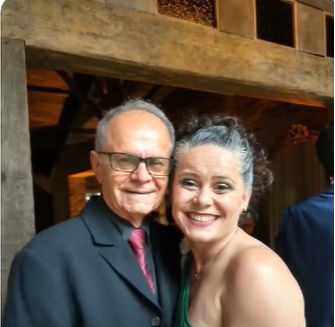
#> input picture face_detection/mororos.png, 335 x 327 px
$ python face_detection.py
#> lines starting #> are read from the running program, lines starting #| are printed output that depends on the picture; after the words box and inside, x2 and y2 are one past the last pixel; in counts of white or black regions, pixels touching at a corner belong together
import cv2 as cv

img = cv.imread("./mororos.png")
#> img is the input picture: shape (327, 335, 3); mean B, G, R 68.3, 84.2, 100.3
cv.imshow("Lady", img)

gray = cv.cvtColor(img, cv.COLOR_BGR2GRAY)
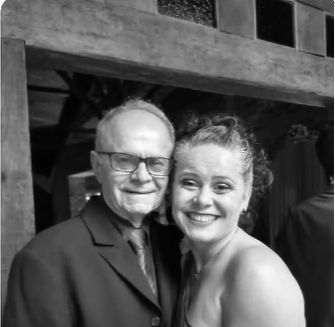
#> gray: shape (327, 335); min 1, max 255, mean 87.2
cv.imshow("Gray", gray)

haar_cascade = cv.CascadeClassifier("./haar_face.xml")

faces_rect = haar_cascade.detectMultiScale(gray, scaleFactor=1.1, minNeighbors=3)
#> faces_rect = [[99, 130, 81, 81], [162, 148, 91, 91]]

print(f"Numero de faces detectadas: {len(faces_rect)}")
#| Numero de faces detectadas: 2

for (x, y, w, h) in faces_rect:
    cv.rectangle(img, (x, y), (x+w, y+w), (0, 255, 0), thickness=2)
#> this loop made 2 passes
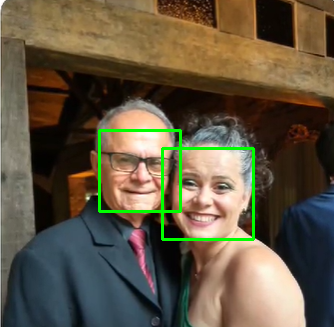
#> img: shape (327, 335, 3); 1.86% of pixels changed, all inside (x1, y1, x2, y2) = (98, 129, 255, 241)

cv.imshow("Faces", img)


cv.waitKey(0)

$ run again, with face_detection/bia.png copied over face_detection/mororos.png
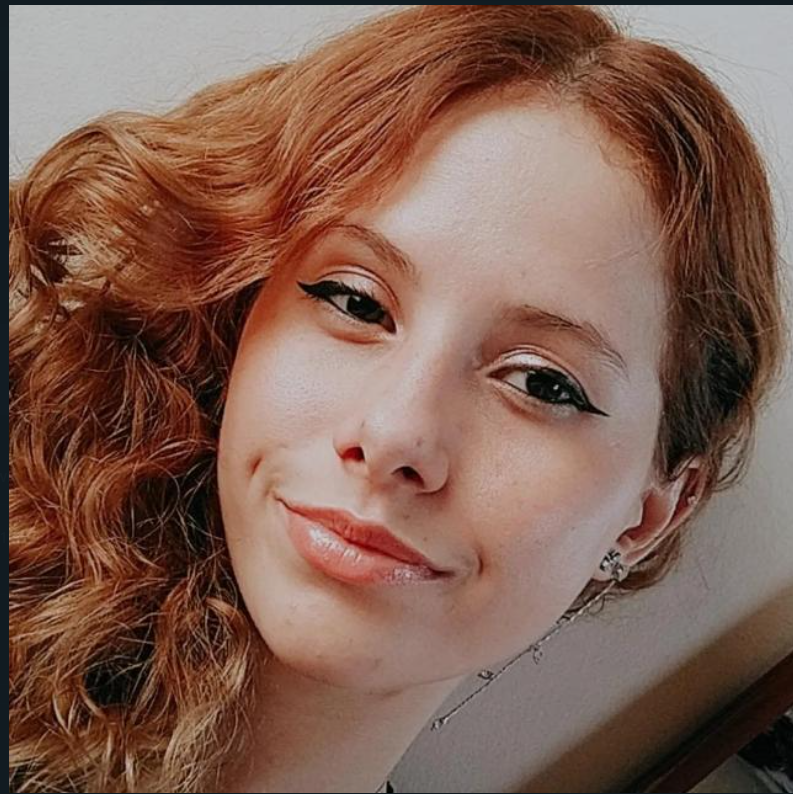
#> input picture face_detection/bia.png, 793 x 794 px
#> img is the input picture: shape (794, 793, 3); mean B, G, R 82.5, 95.7, 128.5
#> `gray = cv.cvtColor(img, cv.COLOR_BGR2GRAY)`:
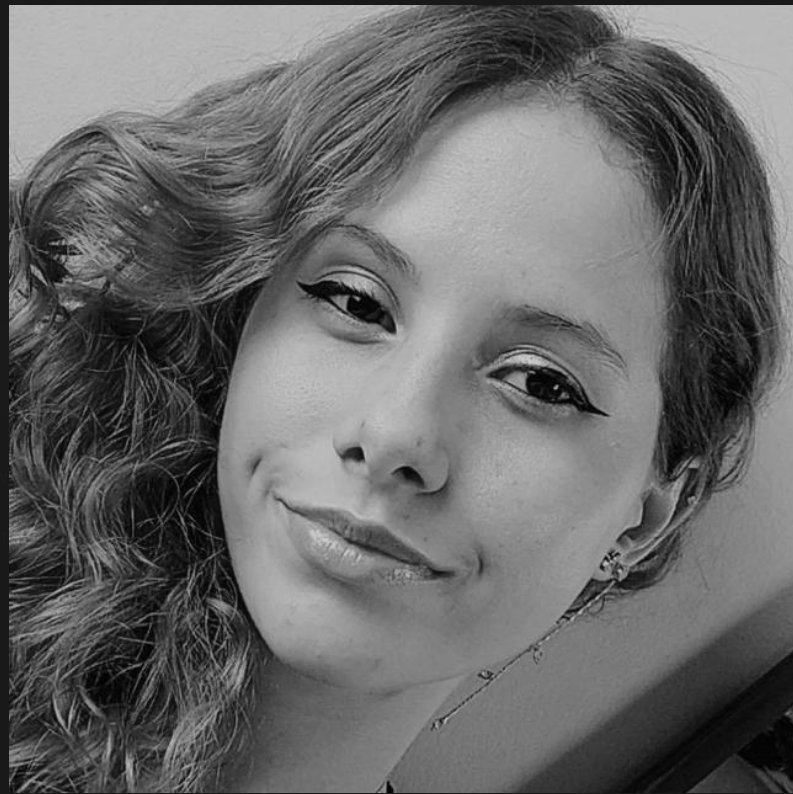
#> gray: shape (794, 793); min 1, max 208, mean 104
#> faces_rect = [[128, 109, 607, 607]]
#| Numero de faces detectadas: 1
#> the loop `for (x, y, w, h) in faces_rect:` made 1 pass
#> after the loop `for (x, y, w, h) in faces_rect:`:
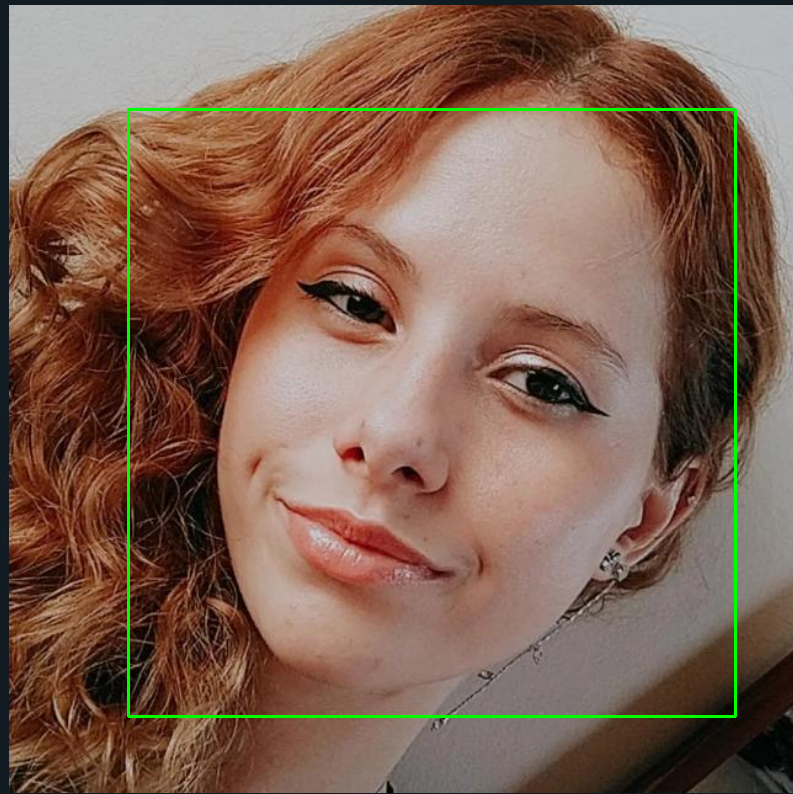
#> img: shape (794, 793, 3); 1.16% of pixels changed, all inside (x1, y1, x2, y2) = (127, 108, 737, 718)
